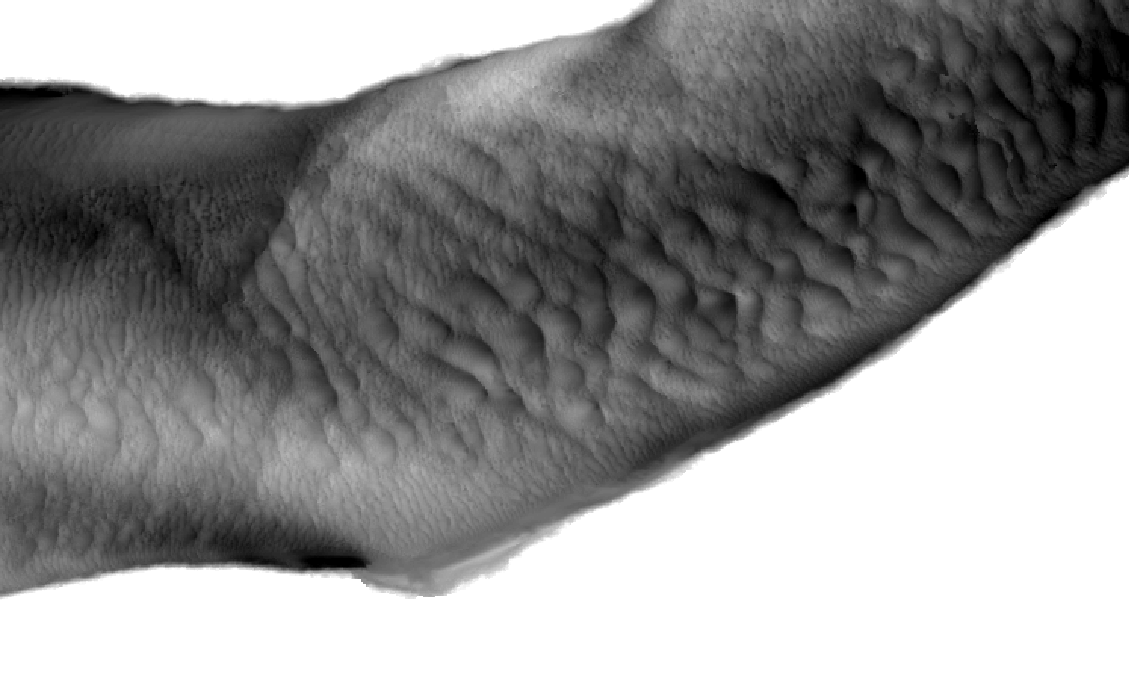
#> input picture Test/Test algorithme partage des eaux/Exemple2_5,548_11,20.tif, 1130 x 683 px
$ python main.py
#> lines starting #> are read from the running program, lines starting #| are printed output that depends on the picture; after the words box and inside, x2 and y2 are one past the last pixel; in counts of white or black regions, pixels touching at a corner belong together
### Test/Test algorithme partage des eaux/Suppression/Suppression.py
import numpy as np
from PIL import Image
import matplotlib.image as mpimg
from tkinter import filedialog

#Classe pour faire la suppression des berges
class sup():
	#Initialisation
	#@param image : image (liste de liste)
	def __init__(self, image):
		self.largeur, self.hauteur = image.size
		self.image = np.asmatrix(image).tolist()

	#Pour faire la suppression des berges par tous les côtés
	#Nombre de pixels à retirer par bords
	#@param haut : int
	#@param bas : int
	#@param gauche : int
	#@param droite : int
	#@return image : image (liste de liste)
	def sup(self, haut, bas, gauche, droite):
		img = np.array(self.image)
		i = img == 255

		i = i.tolist()
		for y in range(self.largeur):
			x = 0
			start = False
			while(x < self.hauteur and i[x][y]):
				x += 1
				start = True

			if(start):
				for k in range(haut):
					if(x+k >= self.hauteur):
						continue
					i[x+k][y] = True

			x = self.hauteur-1
			start = False
			while(x >=0 and i[x][y]):
				x -= 1
				start = True

			if(start):
				for k in range(bas):
					if(x-k < 0):
						continue
					i[x-k][y] = True

		for x in range(self.hauteur):
			y = 0
			start = False
			while(y < self.largeur and i[x][y]):
				y += 1
				start = True

			if(start):
				for k in range(gauche):
					if(y+k >= self.largeur):
						continue
					i[x][y+k] = True

			y = self.largeur-1
			start = False
			while(y >=0 and i[x][y]):
				y -= 1
				start = True

			if(start):
				for k in range(droite):
					if(y-k < 0):
						continue
					i[x][y-k] = True

		berge  = np.full((self.hauteur,self.largeur), 255)
		berge = i * berge
		i = np.logical_not(i)
		img = i * img
		img = img + berge
		return img.tolist()

	#Supprime le même nombre de pixel sur chaque côté
	#@param value : int
	#@return image : image (liste de liste)
	def supEgale(self, value):
		return self.sup(value, value, value, value)

	#Supprime les pixels à partir du haut et du bas de l'image
	#@param haut : int
	#@param bas : int
	#@return image : image (liste de liste)
	def supHautBas(self, haut, bas):
		return self.sup(haut, bas, 0, 0)

	#Supprimee les pixels à partir de gauche et de droite
	#@param gauche : int
	#@param droite : int
	#@return image : image (liste de liste)
	def supGaucheDroite(self, gauche, droite):
		return self.sup(0, 0, gauche, droite)

### Test/Test algorithme partage des eaux/Algorithme/Algorithme.py
from Algorithme import MorphologiquesOperations as mp
from Algorithme import Contraintes as cn
from Algorithme import Operation as ope
from Algorithme import LPE as lpe
from Algorithme import Image as mge
import numpy as np
import cv2
from PIL import Image

#Classe permet de lancer l'algorithme de Ligne de Partage des Eaux de Vincent&Soille et d'obtenir tous les résultats
class RunLPE():
	#Initialise toutes les variables nécessaires
	#@param image : image (liste de liste)
	#@param step : int
	def __init__(self, image, step):
		self.image = np.asmatrix(image).tolist() #Image mis sous forme de liste
		self.imageOrig = self.image #Pour garder l'image originale
		self.hauteurImage = len(image) #Variables pour la hauteur
		self.largeurImage = len(image[0]) #Variables pour la largeur
		self.step = step #Nombre ajouté

		self.lab = 0

	#Fait le gradient de l'image, fait la contrainte de par contraste dessus, puis applique dessus la LPE
	#apres erosion pour trouver les zones
	def process(self):
		mop = mp.MorphologiquesOperations(0)
		gim = mop.gradient(self.image, 2)
		op = ope.Operation()

		print("Gradient done")

		if(self.step != 0):
			gim = cn.Contraintes().contraste(gim, self.step)

		self.image = gim

		a = np.array(self.image)

		print("Start flooding")

		lp = lpe.LPE(self.image)
		self.lab = lp.runLPE()

	#Permet d'obtenir l'image des labels
	#@return label : image (liste de liste)
	def getLab(self):
		return self.lab.getImage()

	#Permet d'obtenir l'image des bordures en noir et blanc
	#@return bordure : image (liste de liste)
	# [24 lines left out: functions getBordure, getSepOnImage, not called in this run]

### Test/Test algorithme partage des eaux/main.py
from tkinter import filedialog
import matplotlib.image as mpimg
import cv2
from Algorithme import Algorithme as al
from Suppression import Suppression as sp
from PIL import Image
import numpy as np

path = filedialog.askopenfilename(title="Ouvrir une image",filetypes=[('all files','.*')])
#> the answer given: Exemple2_5,548_11,20.tif
img = Image.open(path).convert('L')
#> img is the input picture: PIL image 1130x683 L; min 0, max 255, mean 148.8
#img = cv2.imread(path, 0)

suppression = sp.sup(img)
#> in __init__, `self.image = np.asmatrix(image).tolist()`: self.image = 683 items
img = suppression.supHautBas(0, 0)
#> in sup, `i = img == 255`:
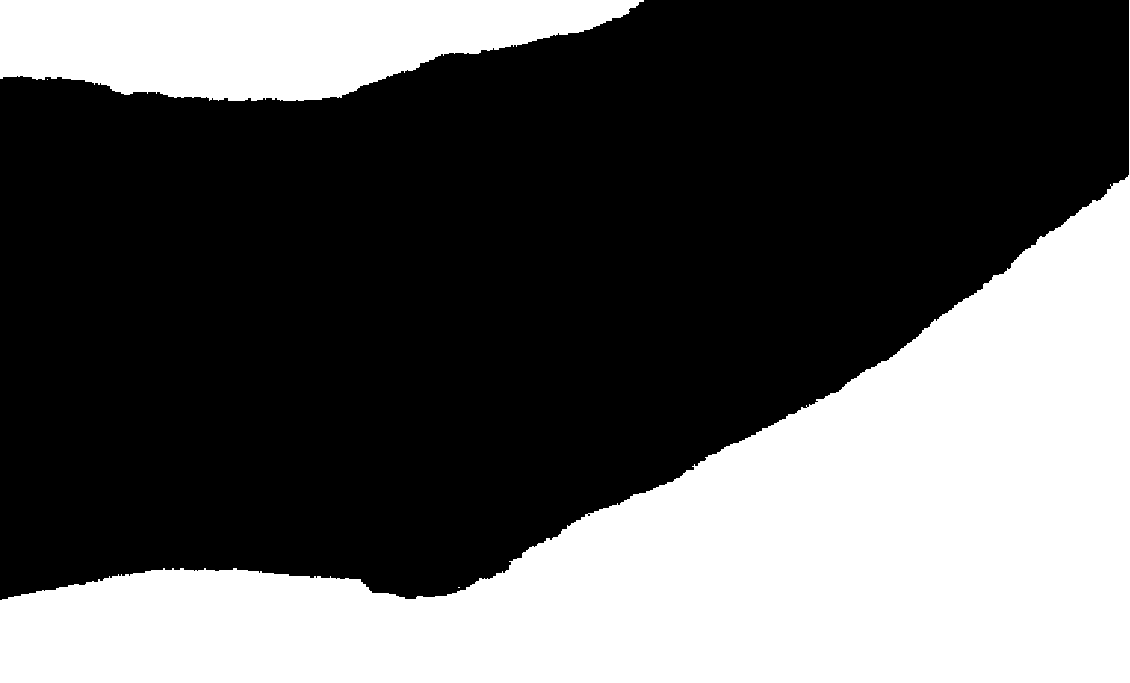
#> i: shape (683, 1130) bool; 36.7% white; 4 white regions (2 under 20 px), largest, box (x1, y1, x2, y2) and area: (0, 0, 1130, 683) 236813, (0, 0, 644, 101) 46397
#> in sup, `img = i * img`:
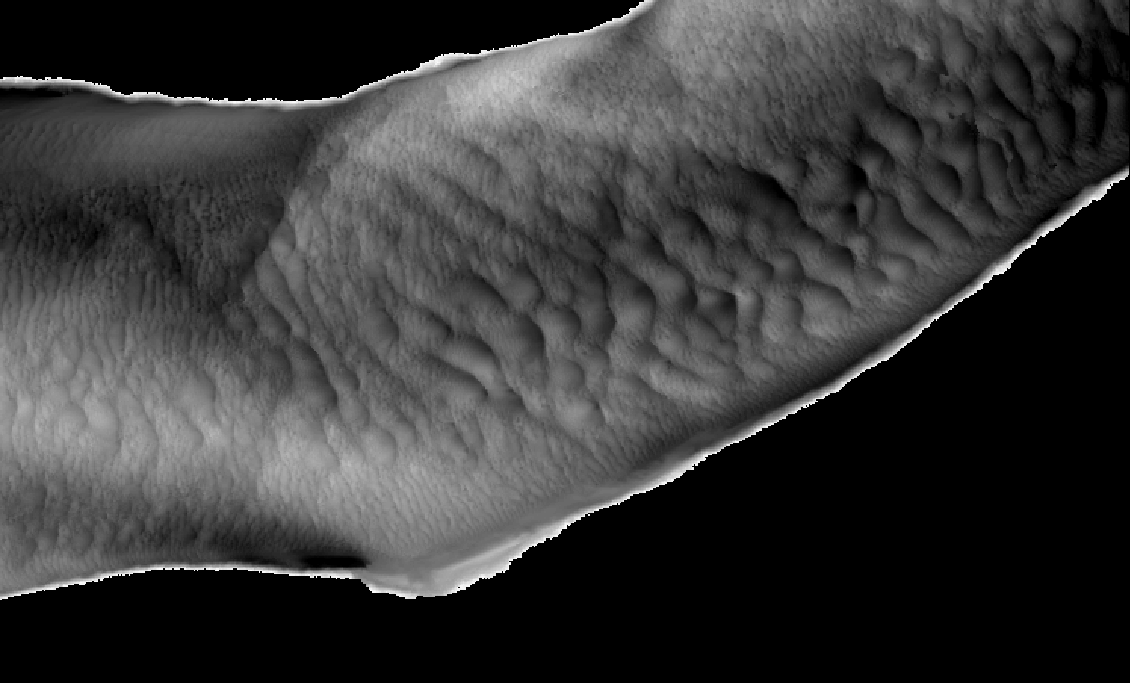
#> img: shape (683, 1130) int64; min 0, max 252, mean 55.2
#> img = 683 items

algo = al.RunLPE(img, 0)
#> in __init__, `self.hauteurImage = len(image)`: self.hauteurImage = 683
#> in __init__, `self.largeurImage = len(image[0])`: self.largeurImage = 1130
print("Init done")
algo.process()
#> (the call stopped at in process, `mop = mp.MorphologiquesOperations(0)`: Algorithme is not available in this run)
print("Flooding done")
#> (the run stopped early here; a loop or call above may not have finished)
